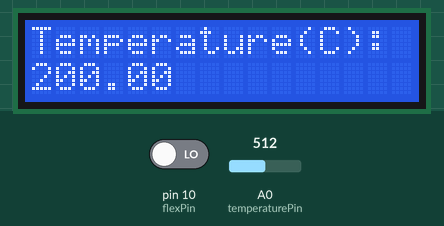
A sketch run on a simulated Arduino Uno, built with avr-gcc and run on an emulated ATmega328P. On the bench: 16×2 character LCD. Inputs (shaded band) come from the test bench; at power-on: A0 (temperaturePin) = 512, pin 10 (flexPin) LOW. What the sketch prints to the serial monitor is not drawn.

Above: at 1.2 s.
1.3 s: A0 (temperaturePin) set to 716
At 2.6 s:
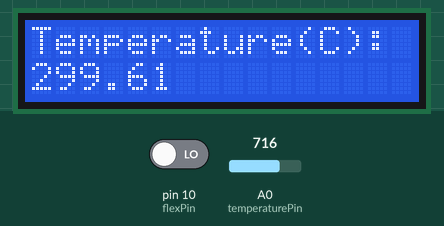
3.5 s: A0 (temperaturePin) set to 900
At 5.2 s:
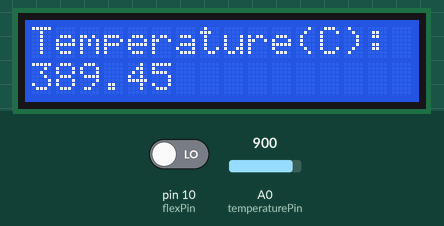
5.5 s: A0 (temperaturePin) set to 1023
At 7.0 s:
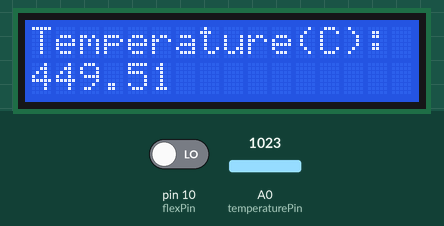
Timing chart, 0 to 8.5 s (numbered marks = the images above; inputs shaded):
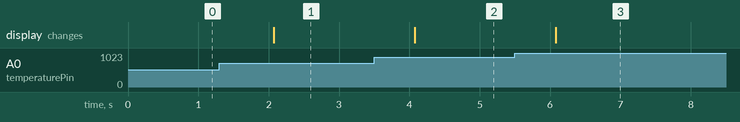

The sketch:

Temperature.ino
```cpp
/******************************************************************
 SparkFun Inventor's Kit
 Example sketch 07 - TEMPERATURE SENSOR
  Use the "serial monitor" window to read a temperature sensor.
  The TMP36 is an easy-to-use temperature sensor that outputs
  a voltage that's proportional to the ambient temperature.
  You can use it for all kinds of automation tasks where you'd
  like to know or control the temperature of something.
  More information on the sensor is available in the datasheet:
  http://dlnmh9ip6v2uc.cloudfront.net/datasheets/Sensors/Temp/TMP35_36_37.pdf
  Even more exciting, we'll start using the Arduino's serial port
  to send data back to your main computer! Up until now, we've
  been limited to using simple LEDs for output. We'll see that
  the Arduino can also easily output all kinds of text and data.
This sketch was written by SparkFun Electronics,
with lots of help from the Arduino community.
This code is completely free for any use.
Visit http://learn.sparkfun.com/products/2 for SIK information.
Visit http://www.arduino.cc to learn about the Arduino.
Version 2.0 6/2012 MDG
******************************************************************/


// We'll use analog input 0 to measure the temperature sensor's
// signal pin.
#include <LiquidCrystal.h>
const int flexPin = 10;
const int temperaturePin = A0;
LiquidCrystal lcd(12, 11, 5, 4, 3, 2);
int flexPosition;
int counter = 1;
float V;
float voltage1, voltage2, voltage3, voltage4, voltage5, voltage6, voltage7, voltage8, voltage9, voltage10;
int c=2;
void setup()
{
    lcd.begin(16, 2); //Initialize the 16x2 LCD


    lcd.clear();    //Clear any old data displayed on the LCD


    lcd.print("Temperature(C):"); // Display a message on the LCD!
    Serial.begin(9600); //Initialize serial port & set baud rate to 9600 bits per second (bps)
}


void loop()
{
    lcd.setCursor(0, 1);
    flexPosition = digitalRead(flexPin);

if(flexPosition == 1 && c % 2==0){
  digitalWrite(6, HIGH);
  c=c+1;
  delay(500);
}
else if(flexPosition == 1 && c % 2==1){
  digitalWrite(6, LOW);
  c=c+1;
  delay(500);
}

    float voltage, degreesC, degreesF; //Declare 3 floating point variables

    voltage = getVoltage(temperaturePin);
    degreesC = (voltage - 0.5) * 100.0; // Convert the voltage to degrees Celsius

    degreesF = degreesC * (9.0 / 5.0) + 32.0; //Convert degrees Celsius to Fahrenheit

    //Now print to the Serial monitor. Remember the baud must be 9600 on your monitor!
    // These statements will print lines of data like this:
    // "voltage: 0.73 deg C: 22.75 deg F: 72.96"

   /* Serial.print("voltage: ");
    Serial.print(voltage);
    Serial.print("  deg C: ");
    Serial.print(degreesC);
    Serial.print("  deg F: ");
    Serial.println(degreesF);
*/
 // Serial.println(c);
  Serial.println(flexPosition);
    if(degreesF != V or counter == 1){
    lcd.print(degreesC);
      if (counter==1){
        counter=counter+1;
      }
    }

delay(1000); // repeat once per second (change as you wish!)
}


float getVoltage(int pin)   //Function to read and return
                            //floating-point value (true voltage)
                            //on analog pin
{

    return (analogRead(pin) * 0.004882814);
    // This equation converts the 0 to 1023 value that analogRead()
    // returns, into a 0.0 to 5.0 value that is the true voltage
    // being read at that pin.
}

// Other things to try with this code:

//   Turn on an LED if the temperature is above or below a value.

//   Read that threshold value from a potentiometer - now you've
//   created a thermostat!
```

Measured:
- after the input at 1.3 s, the display: changes after 0.77 s (image 1)
- after the input at 3.5 s, the display: changes after 0.57 s (image 2)
- after the input at 5.5 s, the display: changes after 0.58 s (image 3)
